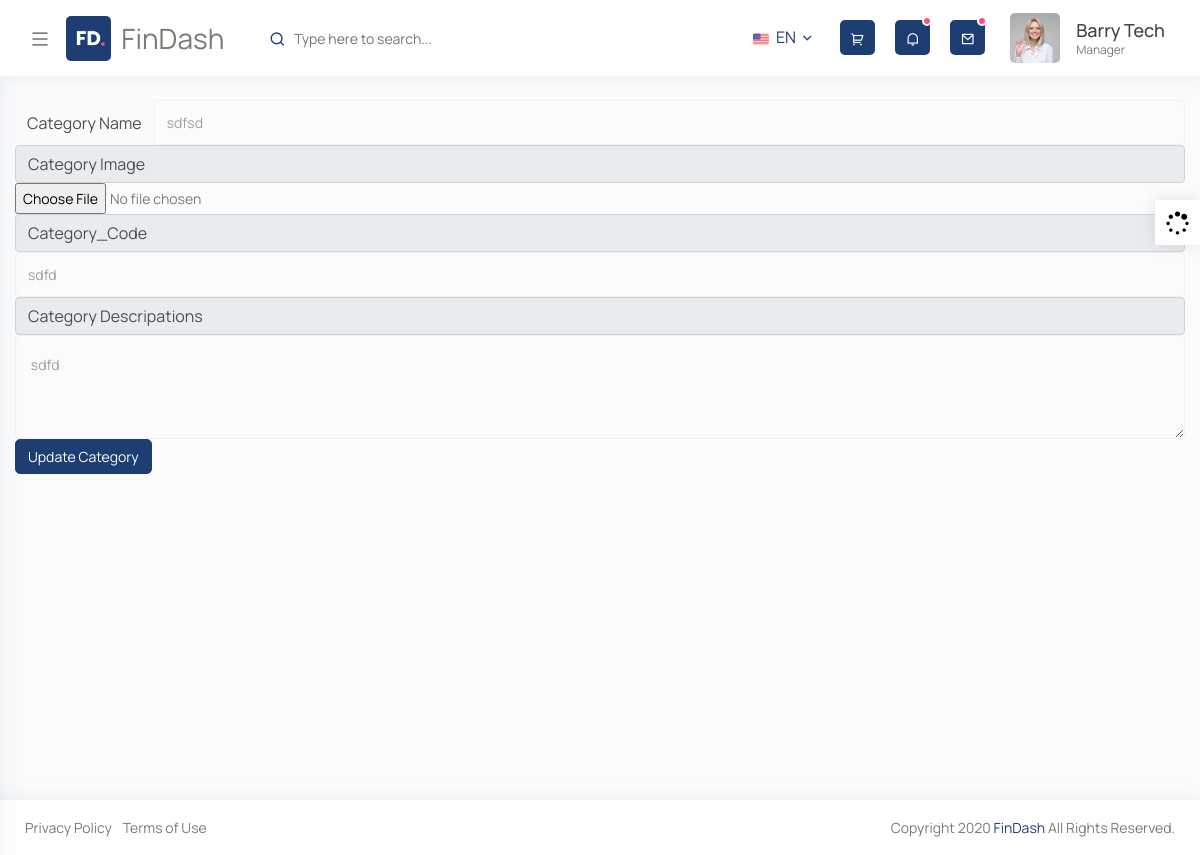
Page /machineapp/category_update/14 on the committed database.
### machineapp/models.py (models this page shows)
class category(models.Model):
    category_name=models.CharField(max_length=200)
    category_image=models.ImageField(upload_to='categoryimage')
    category_code=models.CharField(max_length=200)
    category_desc=models.CharField(max_length=200,null=False)
    category_status=models.CharField(max_length=200, default='True')
    created_at=models.DateTimeField(auto_now=True)
    updated_at=models.DateTimeField(auto_now=True)
    def __str__(self):
       return self.category_name

### machineapp/views.py (the view, shortened to what this page needs)
# urls.py: path('category_update/<int:id>',views.category_update,name='category_update'),
def category_update(request,id):
    category_obj=category.objects.get(id=id)
    print(category_obj,'12345')
    context ={
        'category_obj':category_obj,
    }
    return render(request,'category_update.html',context)

### templates/category_update.html (shortened to what this page needs)
{% extends "base.html" %}
{% load static %}
{% block body %}
<div id="content-page" class="content-page">
     <div class="container-fluid">
      <form action="{% url 'category_update' category_obj.id  %}" method= "POST" enctype="multipart/form-data">
         <div class="input-group flex-nowrap">
            <span class="input-group-text" id="addon-wrapping">Category Name</span>
            <input type="text" class="form-control" placeholder="Category Name" value="{{category_obj.category_name}}"  name="category_name">
         </div>
         <div>
            <span class="input-group-text" id="addon-wrapping">Category Image</span>
            <input type="file" name="category_image">
         </div>
         <div>
            <span class="input-group-text" id="addon-wrapping">Category_Code</span>
            <input type="text" class="form-control" placeholder="Category Code" value="{{category_obj.category_code}}" name="category_code">
         </div>
         <div>
            <span class="input-group-text" id="addon-wrapping">Category Descripations</span>
            <textarea class="form-control" rows="2" cols="50" name="category_desc"> {{category_obj.category_code}} </textarea>
         </div>
         <button type="update" class="btn btn-primary">Update Category</button>
      </form>
   </div>
</div>
{% endblock %}

### static/css/typography.css (style rules this page uses)
body { font-family: 'Manrope', sans-serif; font-weight: 400; font-style: normal; font-size: 14px; line-height: 1.8; padding: 0; margin: 0; color: var(--iq-body-text); background: var(--iq-body-bg); }
.form-control { height: 45px; line-height: 45px; background: transparent; border: 1px solid var(--iq-border-light); font-size: 14px; color: var(--iq-secondary); border-radius: 5px; }
.btn { font-size: 14px; border-radius: 5px; }
.btn-primary { background: var(--iq-primary); border-color: var(--iq-primary); }

### static/css/responsive.css (style rules this page uses)
@media (max-width:1299px) { .content-page, body.sidebar-main .content-page { margin-left: 0; padding: 100px 0 0; } }

### static/css/variable.css (style rules this page uses)
:root { --iq-title-text: #3f414d; --iq-body-text: #777d74; --iq-body-bg: #fbfbfb; --iq-primary: #1e3d73; --iq-secondary: #a09e9e; --iq-success: #65f9b3; --iq-warning: #ffbf43; --iq-danger: #fe517e; --iq-info: #9267ff; --iq-dark: #3f414d; --iq-light: #fafafb; --iq-white: #ffffff; --iq-black: #000000; --iq-light-primary: #e7ecee; --iq-light-secondary: #f1f2f1; --iq-light-success: #ecfff6; --iq-light-danger: #ffeeee; --iq-light-warning: #fefaee; --iq-light-info: #f4f0ff; --iq-light-dark: #f0efef; --iq-primary-hover: #1d335a; --iq-secondary-hover: #3948e8; --iq-success-hover: #8defc0; --iq-danger-hover: #ff6a6a; --iq-warning-hover: #fae837; --iq-info-hover: #fff1e0; --iq-dark-hover: #3948e8; --iq-border-light: #f1f1f1; --iq-light-card: #ffffff; --iq-primary-rgb: 100, 114, 248; --iq-color1: #1e3d73; --iq-color2: #02d871; --iq-color3: #309cf3; --iq-color4: #ff00ff; --iq-color5: #fb1f4c; --iq-color6: #00ced1; --iq-color7: #f35f3b; --iq-color8: #fde117; --iq-color9: #ff0000; --iq-color10: #88028c; --iq-color11: #00d5ab; --iq-color12: #ce9252; --iq-color13: #f9ae02; --iq-color14: #1e7fe4; --iq-color15: #006400; --iq-color16: #fa7c04; --iq-color17: #81bf02; --iq-color18: #99a7ca; --iq-color19: #3d2a26; --iq-color20: #a0746b; }

### rows in the picture
category: category_name "sdfsd", category_code "sdfd", category_desc "sdfd"
